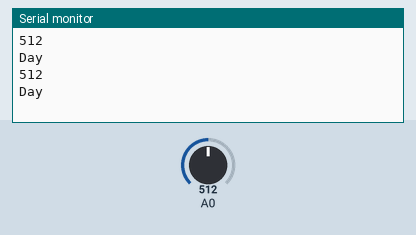
Recording of a sketch running on a simulated Arduino Uno, built with avr-gcc and run on an emulated ATmega328P. Parts: the last lines printed to the serial monitor. The test bench sets the inputs (shaded band); at power-on: A0 = 512.

Above: at 1.8 s.
1.9 s: A0 set to 262
At 2.8 s:
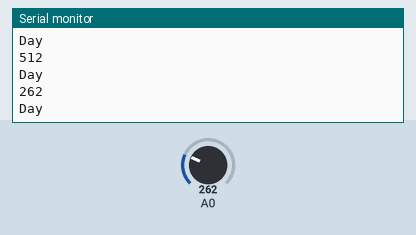
3.4 s: A0 set to 233
At 4.7 s:
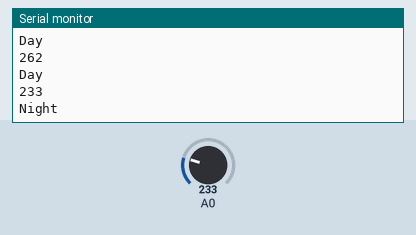
Timing chart, 0 to 6.4 s (numbered marks = the images above; inputs shaded):
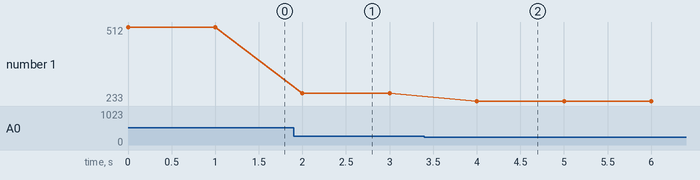

Measured:
- the behaviour switches between 251 and 250 on A0 (found by bisection; images 1 and 2)
- after the input at 1.9 s, the serial monitor: prints a new line after 0.10 s (image 1)
- after the input at 3.4 s, the serial monitor: prints a new line after 0.60 s (image 2)
- plotted number 1: 512 → 262 after the input at 1.9 s, 262 → 233 after the input at 3.4 s

The sketch:

check_light_ldr.ino
```cpp
//Code to get analog reading of LDR
int light;
void setup() {
  // put your setup code here, to run once:
  //serial transmission begining on 9600 baud rate
  Serial.begin(9600);
}

void loop() {
  // put your main code here, to run repeatedly:
  //reading the analog value from pin A0
  light = analogRead(A0);
  //printing the analog values on the serial monitor
  Serial.println(light);
  //Checking day and night
  if (light > 250)
  {
    Serial.println("Day");
  }
  else
  {
    Serial.println("Night");
  }
  delay(1000);
}
```
